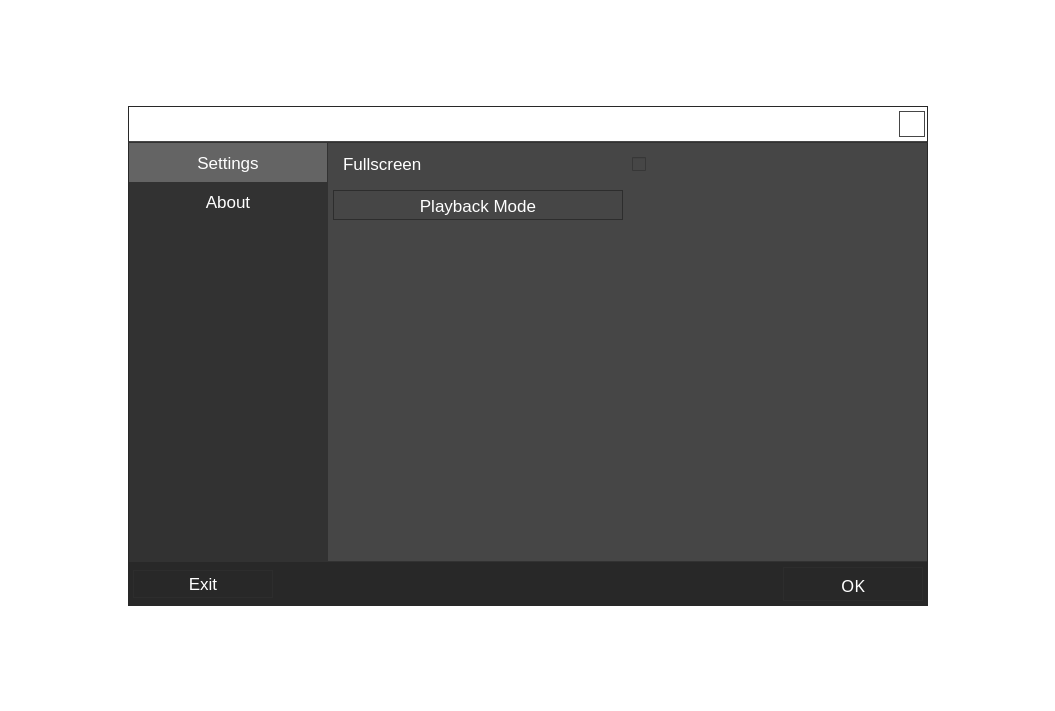
<?xml version="1.0" encoding="UTF-8"?>
<ui version="4.0">
 <class>EscapeDialog</class>
 <widget class="QWidget" name="EscapeDialog">
  <property name="geometry">
   <rect>
    <x>0</x>
    <y>0</y>
    <width>1055</width>
    <height>711</height>
   </rect>
  </property>
  <property name="sizePolicy">
   <sizepolicy hsizetype="Expanding" vsizetype="Expanding">
    <horstretch>0</horstretch>
    <verstretch>0</verstretch>
   </sizepolicy>
  </property>
  <property name="windowTitle">
   <string>Form</string>
  </property>
  <property name="windowIcon">
   <iconset resource="uiresources.qrc">
    <normaloff>:/Resources/Solar Car Team Icon.ico</normaloff>:/Resources/Solar Car Team Icon.ico</iconset>
  </property>
  <property name="autoFillBackground">
   <bool>false</bool>
  </property>
  <property name="styleSheet">
   <string notr="true">color: white;
background: transparent;
font-family: &quot;AvenirLTStd&quot;;
font-size: 17px;</string>
  </property>
  <layout class="QGridLayout" name="escapeLayout">
   <property name="leftMargin">
    <number>0</number>
   </property>
   <property name="topMargin">
    <number>0</number>
   </property>
   <property name="rightMargin">
    <number>0</number>
   </property>
   <property name="bottomMargin">
    <number>0</number>
   </property>
   <property name="spacing">
    <number>0</number>
   </property>
   <item row="0" column="1">
    <spacer name="topSpacer">
     <property name="orientation">
      <enum>Qt::Vertical</enum>
     </property>
     <property name="sizeHint" stdset="0">
      <size>
       <width>20</width>
       <height>40</height>
      </size>
     </property>
    </spacer>
   </item>
   <item row="8" column="1">
    <spacer name="lowerSpacer">
     <property name="orientation">
      <enum>Qt::Vertical</enum>
     </property>
     <property name="sizeHint" stdset="0">
      <size>
       <width>20</width>
       <height>40</height>
      </size>
     </property>
    </spacer>
   </item>
   <item row="3" column="3">
    <spacer name="rightSpacer">
     <property name="orientation">
      <enum>Qt::Horizontal</enum>
     </property>
     <property name="sizeHint" stdset="0">
      <size>
       <width>40</width>
       <height>20</height>
      </size>
     </property>
    </spacer>
   </item>
   <item row="3" column="2">
    <widget class="QWidget" name="EscapeWidget" native="true">
     <property name="minimumSize">
      <size>
       <width>800</width>
       <height>500</height>
      </size>
     </property>
     <property name="styleSheet">
      <string notr="true">font-family: &quot;AvenirLTStd&quot;;
border:1px solid rgb(40,40,40);</string>
     </property>
     <layout class="QVBoxLayout" name="verticalLayout">
      <property name="spacing">
       <number>0</number>
      </property>
      <property name="leftMargin">
       <number>0</number>
      </property>
      <property name="topMargin">
       <number>0</number>
      </property>
      <property name="rightMargin">
       <number>0</number>
      </property>
      <property name="bottomMargin">
       <number>0</number>
      </property>
      <item>
       <widget class="QWidget" name="escapeTitleBarWidget" native="true">
        <property name="minimumSize">
         <size>
          <width>0</width>
          <height>36</height>
         </size>
        </property>
        <property name="maximumSize">
         <size>
          <width>16777215</width>
          <height>36</height>
         </size>
        </property>
        <property name="styleSheet">
         <string notr="true">
background: url(:/Resources/SubTitleBar.png);
border-bottom: 1px solid rgb(70,70,70);
</string>
        </property>
        <layout class="QGridLayout" name="escapeTitleBarWidgetLayout">
         <property name="leftMargin">
          <number>0</number>
         </property>
         <property name="topMargin">
          <number>0</number>
         </property>
         <property name="rightMargin">
          <number>0</number>
         </property>
         <property name="bottomMargin">
          <number>0</number>
         </property>
         <property name="spacing">
          <number>0</number>
         </property>
         <item row="0" column="0">
          <widget class="QLabel" name="escapeTitleBarLabel">
           <property name="font">
            <font>
             <family>AvenirLTStd</family>
             <pointsize>-1</pointsize>
            </font>
           </property>
           <property name="styleSheet">
            <string notr="true">font-size: 18px;
background: none;
border:none;</string>
           </property>
           <property name="lineWidth">
            <number>0</number>
           </property>
           <property name="text">
            <string>Menu</string>
           </property>
           <property name="textFormat">
            <enum>Qt::RichText</enum>
           </property>
           <property name="scaledContents">
            <bool>false</bool>
           </property>
           <property name="alignment">
            <set>Qt::AlignCenter</set>
           </property>
          </widget>
         </item>
         <item row="0" column="1">
          <widget class="QPushButton" name="closePushButton">
           <property name="minimumSize">
            <size>
             <width>32</width>
             <height>32</height>
            </size>
           </property>
           <property name="maximumSize">
            <size>
             <width>32</width>
             <height>32</height>
            </size>
           </property>
           <property name="styleSheet">
            <string notr="true">QPushButton{
background-image: url(:/Resources/CloseButton.png);
border:1px solid rgb(70,70,70);
margin: 3px;
}
QPushButton:hover{
background-image: url(:/Resources/CloseButtonHover.png);
border:1px solid rgb(80,80,80);
margin: 3px;
}
QPushButton:pressed{
background-image: url(:/Resources/CloseButtonPressed.png);
border:1px solid rgb(50,50,50);
margin: 3px;
}
</string>
           </property>
           <property name="text">
            <string>x</string>
           </property>
          </widget>
         </item>
        </layout>
       </widget>
      </item>
      <item>
       <widget class="QWidget" name="escapeBackgroundWidget" native="true">
        <property name="styleSheet">
         <string notr="true">background: rgb(40,40,40);</string>
        </property>
        <layout class="QVBoxLayout" name="verticalLayout_4">
         <property name="spacing">
          <number>0</number>
         </property>
         <property name="leftMargin">
          <number>0</number>
         </property>
         <property name="topMargin">
          <number>0</number>
         </property>
         <property name="rightMargin">
          <number>0</number>
         </property>
         <property name="bottomMargin">
          <number>0</number>
         </property>
         <item>
          <layout class="QHBoxLayout" name="optionslLayout">
           <property name="spacing">
            <number>0</number>
           </property>
           <item>
            <widget class="QWidget" name="optionSelectionWidget" native="true">
             <property name="minimumSize">
              <size>
               <width>200</width>
               <height>0</height>
              </size>
             </property>
             <property name="styleSheet">
              <string notr="true">QWidget{
background: rgb(50,50,50);
border:1px solid rgb(50,50,50);
border-left: 1px solid rgb(40,40,40);
}
QPushButton{
border-bottom:none;
border-top:none;
}
</string>
             </property>
             <layout class="QVBoxLayout" name="verticalLayout_3">
              <property name="spacing">
               <number>0</number>
              </property>
              <property name="leftMargin">
               <number>0</number>
              </property>
              <property name="topMargin">
               <number>0</number>
              </property>
              <property name="rightMargin">
               <number>0</number>
              </property>
              <property name="bottomMargin">
               <number>0</number>
              </property>
              <item>
               <widget class="QPushButton" name="settingsSelectionPushButton">
                <property name="minimumSize">
                 <size>
                  <width>0</width>
                  <height>40</height>
                 </size>
                </property>
                <property name="styleSheet">
                 <string notr="true">border-top:1px solid rgb(50,50,50);
background: rgb(100,100,100);</string>
                </property>
                <property name="text">
                 <string>Settings</string>
                </property>
               </widget>
              </item>
              <item>
               <widget class="QPushButton" name="aboutSelectionPushButton">
                <property name="minimumSize">
                 <size>
                  <width>0</width>
                  <height>40</height>
                 </size>
                </property>
                <property name="text">
                 <string>About</string>
                </property>
               </widget>
              </item>
              <item>
               <spacer name="verticalSpacer">
                <property name="orientation">
                 <enum>Qt::Vertical</enum>
                </property>
                <property name="sizeHint" stdset="0">
                 <size>
                  <width>20</width>
                  <height>40</height>
                 </size>
                </property>
               </spacer>
              </item>
             </layout>
            </widget>
           </item>
           <item>
            <widget class="QStackedWidget" name="optionsDisplayWidget">
             <property name="minimumSize">
              <size>
               <width>500</width>
               <height>0</height>
              </size>
             </property>
             <property name="font">
              <font>
               <family>AvenirLTStd</family>
               <pointsize>-1</pointsize>
              </font>
             </property>
             <property name="styleSheet">
              <string notr="true">border:1px solid rgb(50,50,50);
border-right:1px solid rgb(40,40,40);
border-left:none;
background-color: rgb(70,70,70);

</string>
             </property>
             <property name="currentIndex">
              <number>1</number>
             </property>
             <widget class="QWidget" name="aboutPageWidget">
              <property name="styleSheet">
               <string notr="true">border:none;
margin: 10px;</string>
              </property>
              <layout class="QVBoxLayout" name="verticalLayout_2">
               <property name="spacing">
                <number>0</number>
               </property>
               <property name="leftMargin">
                <number>0</number>
               </property>
               <property name="topMargin">
                <number>0</number>
               </property>
               <property name="rightMargin">
                <number>0</number>
               </property>
               <property name="bottomMargin">
                <number>0</number>
               </property>
               <item>
                <widget class="QLabel" name="placeholderTitleBarLabel">
                 <property name="font">
                  <font>
                   <family>AvenirLTStd</family>
                   <pointsize>-1</pointsize>
                  </font>
                 </property>
                 <property name="styleSheet">
                  <string notr="true">qproperty-alignment: AlignCenter;
border:none;</string>
                 </property>
                 <property name="text">
                  <string>Telemetry GUI</string>
                 </property>
                </widget>
               </item>
               <item>
                <widget class="QTextBrowser" name="placeholderTextBrowser">
                 <property name="styleSheet">
                  <string notr="true">border:none;
font-size: 10px;</string>
                 </property>
                 <property name="html">
                  <string>&lt;!DOCTYPE HTML PUBLIC &quot;-//W3C//DTD HTML 4.0//EN&quot; &quot;http://www.w3.org/TR/REC-html40/strict.dtd&quot;&gt;
&lt;html&gt;&lt;head&gt;&lt;meta name=&quot;qrichtext&quot; content=&quot;1&quot; /&gt;&lt;style type=&quot;text/css&quot;&gt;
p, li { white-space: pre-wrap; }
&lt;/style&gt;&lt;/head&gt;&lt;body style=&quot; font-family:'AvenirLTStd'; font-size:10px; font-weight:400; font-style:normal;&quot;&gt;
&lt;p style=&quot; margin-top:0px; margin-bottom:0px; margin-left:0px; margin-right:0px; -qt-block-indent:0; text-indent:0px;&quot;&gt;&lt;span style=&quot; font-size:10pt; font-weight:600;&quot;&gt;Authors&lt;/span&gt;&lt;/p&gt;
&lt;p style=&quot; margin-top:0px; margin-bottom:0px; margin-left:0px; margin-right:0px; -qt-block-indent:0; text-indent:0px;&quot;&gt;&lt;span style=&quot; font-size:10pt;&quot;&gt;        Enoch Tsang, Sam Ao, Jordan Heinrichs, Byron Seto, Md Abdullah Ash&lt;/span&gt;&lt;/p&gt;
&lt;p style=&quot;-qt-paragraph-type:empty; margin-top:0px; margin-bottom:0px; margin-left:0px; margin-right:0px; -qt-block-indent:0; text-indent:0px; font-size:10pt;&quot;&gt;&lt;br /&gt;&lt;/p&gt;
&lt;p style=&quot; margin-top:0px; margin-bottom:0px; margin-left:0px; margin-right:0px; -qt-block-indent:0; text-indent:0px;&quot;&gt;&lt;span style=&quot; font-size:10pt; font-weight:600;&quot;&gt;Created&lt;/span&gt;&lt;/p&gt;
&lt;p style=&quot; margin-top:0px; margin-bottom:0px; margin-left:0px; margin-right:0px; -qt-block-indent:0; text-indent:0px;&quot;&gt;&lt;span style=&quot; font-size:10pt;&quot;&gt;        November 2014 - July 2015&lt;/span&gt;&lt;/p&gt;
&lt;p style=&quot;-qt-paragraph-type:empty; margin-top:0px; margin-bottom:0px; margin-left:0px; margin-right:0px; -qt-block-indent:0; text-indent:0px; font-size:10pt;&quot;&gt;&lt;br /&gt;&lt;/p&gt;
&lt;p style=&quot; margin-top:0px; margin-bottom:0px; margin-left:0px; margin-right:0px; -qt-block-indent:0; text-indent:0px;&quot;&gt;&lt;span style=&quot; font-size:10pt; font-weight:600;&quot;&gt;Git Repository&lt;/span&gt;&lt;/p&gt;
&lt;p style=&quot; margin-top:0px; margin-bottom:0px; margin-left:0px; margin-right:0px; -qt-block-indent:0; text-indent:0px;&quot;&gt;&lt;span style=&quot; font-size:10pt;&quot;&gt;        https://bitbucket.org/solarcar/schulich-delta-telemetry-gui.git&lt;/span&gt;&lt;/p&gt;
&lt;p style=&quot;-qt-paragraph-type:empty; margin-top:0px; margin-bottom:0px; margin-left:0px; margin-right:0px; -qt-block-indent:0; text-indent:0px; font-size:10pt;&quot;&gt;&lt;br /&gt;&lt;/p&gt;
&lt;p style=&quot; margin-top:0px; margin-bottom:0px; margin-left:0px; margin-right:0px; -qt-block-indent:0; text-indent:0px;&quot;&gt;&lt;span style=&quot; font-size:10pt; font-weight:600;&quot;&gt;Other&lt;/span&gt;&lt;/p&gt;
&lt;p style=&quot; margin-top:0px; margin-bottom:0px; margin-left:0px; margin-right:0px; -qt-block-indent:0; text-indent:0px;&quot;&gt;&lt;span style=&quot; font-size:10pt;&quot;&gt;        Created for the University of Calgary Solar Car Team, to be used in the 2015 Formula Sun Grand Prix in Austin Texas with the Schulich Delta. This program interfaces with Schulich Delta's Central Communication System, maintained by Jordan Heinrichs. This code is maintained by Enoch Tsang. Contact at ECHTsang@gmail.com.&lt;/span&gt;&lt;/p&gt;
&lt;p style=&quot;-qt-paragraph-type:empty; margin-top:0px; margin-bottom:0px; margin-left:0px; margin-right:0px; -qt-block-indent:0; text-indent:0px; font-size:10pt;&quot;&gt;&lt;br /&gt;&lt;/p&gt;
&lt;p style=&quot;-qt-paragraph-type:empty; margin-top:0px; margin-bottom:0px; margin-left:0px; margin-right:0px; -qt-block-indent:0; text-indent:0px; font-size:10pt;&quot;&gt;&lt;br /&gt;&lt;/p&gt;
&lt;p style=&quot;-qt-paragraph-type:empty; margin-top:0px; margin-bottom:0px; margin-left:0px; margin-right:0px; -qt-block-indent:0; text-indent:0px; font-size:10pt;&quot;&gt;&lt;br /&gt;&lt;/p&gt;
&lt;p style=&quot;-qt-paragraph-type:empty; margin-top:0px; margin-bottom:0px; margin-left:0px; margin-right:0px; -qt-block-indent:0; text-indent:0px; font-size:10pt;&quot;&gt;&lt;br /&gt;&lt;/p&gt;&lt;/body&gt;&lt;/html&gt;</string>
                 </property>
                </widget>
               </item>
              </layout>
             </widget>
             <widget class="QWidget" name="settingsPageWidget">
              <property name="styleSheet">
               <string notr="true">QWidget{
border:none;
margin: 4px;
}
QLabel{
padding: 7px;
border:none;
}
QLineEdit{
margin-right: 250px;
border:1px solid rgb(255,255,255);
border-radius:3px;
background: rgb(100,100,100);
}
QPushButton{
margin-right: 20px;
padding: 3px;
border:none;
}
QCheckBox{
border:none;
}
</string>
              </property>
              <layout class="QGridLayout" name="gridLayout">
               <property name="leftMargin">
                <number>0</number>
               </property>
               <property name="topMargin">
                <number>0</number>
               </property>
               <property name="rightMargin">
                <number>0</number>
               </property>
               <property name="bottomMargin">
                <number>0</number>
               </property>
               <property name="spacing">
                <number>0</number>
               </property>
               <item row="0" column="0">
                <widget class="QLabel" name="fullscreenLabel">
                 <property name="text">
                  <string>Fullscreen</string>
                 </property>
                </widget>
               </item>
               <item row="0" column="1">
                <widget class="QCheckBox" name="fullscreenCheckBox">
                 <property name="text">
                  <string/>
                 </property>
                 <property name="checked">
                  <bool>false</bool>
                 </property>
                </widget>
               </item>
               <item row="1" column="1">
                <layout class="QHBoxLayout" name="fileDialogLayout">
                 <property name="spacing">
                  <number>0</number>
                 </property>
                </layout>
               </item>
               <item row="2" column="0">
                <spacer name="verticalSpacer_2">
                 <property name="orientation">
                  <enum>Qt::Vertical</enum>
                 </property>
                 <property name="sizeHint" stdset="0">
                  <size>
                   <width>20</width>
                   <height>40</height>
                  </size>
                 </property>
                </spacer>
               </item>
               <item row="1" column="0">
                <widget class="QPushButton" name="playbackModePushButton">
                 <property name="styleSheet">
                  <string notr="true">QPushButton{
padding: 3px;
padding-top:5px;
margin: 5px;
color: rgb(255,255,255);
border: 1px solid rgb(45,45,45);
background-color: qlineargradient(x1: 0, y1: 0, x2: 0, y2: 1,
                                      stop: 0 rgb(140,140,140), stop: 1 rgb(100,100,100));
}
QPushButton:hover{
padding: 3px;
padding-top:5px;
margin: 5px;
color: rgb(255,255,255);
border: 1px solid rgb(45,45,45);
background-color: qlineargradient(x1: 0, y1: 0, x2: 0, y2: 1,
                                      stop: 0 rgb(160,160,160), stop: 1 rgb(120,120,120));
}
QPushButton:pressed{
padding: 3px;
padding-top:5px;
margin: 5px;
color: rgb(255,255,255);
border: 1px solid rgb(45,45,45);
background-color: qlineargradient(x1: 0, y1: 0, x2: 0, y2: 1,
                                      stop: 0 rgb(120,120,120), stop: 1 rgb(80,80,80));
}</string>
                 </property>
                 <property name="text">
                  <string>Playback Mode</string>
                 </property>
                </widget>
               </item>
              </layout>
             </widget>
            </widget>
           </item>
          </layout>
         </item>
         <item>
          <widget class="QWidget" name="bottomBarWidget" native="true">
           <property name="minimumSize">
            <size>
             <width>0</width>
             <height>30</height>
            </size>
           </property>
           <property name="styleSheet">
            <string notr="true">border-top:none;</string>
           </property>
           <layout class="QHBoxLayout" name="horizontalLayout">
            <property name="spacing">
             <number>0</number>
            </property>
            <property name="leftMargin">
             <number>0</number>
            </property>
            <property name="topMargin">
             <number>0</number>
            </property>
            <property name="rightMargin">
             <number>0</number>
            </property>
            <property name="bottomMargin">
             <number>0</number>
            </property>
            <item>
             <widget class="QPushButton" name="exitPushButton">
              <property name="minimumSize">
               <size>
                <width>150</width>
                <height>0</height>
               </size>
              </property>
              <property name="styleSheet">
               <string notr="true">QPushButton{
padding: 3px;
margin: 5px;

color: rgb(255,255,255);
border: 1px solid rgb(45,45,45);
background-color: qlineargradient(x1: 0, y1: 0, x2: 0, y2: 1,
                                      stop: 0 rgb(140,140,140), stop: 1 rgb(100,100,100));
}
QPushButton:hover{
padding: 3px;
margin: 5px;

color: rgb(255,255,255);
border: 1px solid rgb(45,45,45);
background-color: qlineargradient(x1: 0, y1: 0, x2: 0, y2: 1,
                                      stop: 0 rgb(160,160,160), stop: 1 rgb(120,120,120));
}
QPushButton:pressed{
padding: 3px;
margin: 5px;

color: rgb(255,255,255);
border: 1px solid rgb(45,45,45);
background-color: qlineargradient(x1: 0, y1: 0, x2: 0, y2: 1,
                                      stop: 0 rgb(120,120,120), stop: 1 rgb(80,80,80));
}</string>
              </property>
              <property name="text">
               <string>Exit</string>
              </property>
             </widget>
            </item>
            <item>
             <spacer name="horizontalSpacer">
              <property name="orientation">
               <enum>Qt::Horizontal</enum>
              </property>
              <property name="sizeHint" stdset="0">
               <size>
                <width>40</width>
                <height>20</height>
               </size>
              </property>
             </spacer>
            </item>
            <item>
             <widget class="QPushButton" name="okPushButton">
              <property name="minimumSize">
               <size>
                <width>150</width>
                <height>30</height>
               </size>
              </property>
              <property name="maximumSize">
               <size>
                <width>16777215</width>
                <height>16777215</height>
               </size>
              </property>
              <property name="font">
               <font>
                <family>AvenirLTStd</family>
                <pointsize>-1</pointsize>
               </font>
              </property>
              <property name="layoutDirection">
               <enum>Qt::LeftToRight</enum>
              </property>
              <property name="styleSheet">
               <string notr="true">QPushButton{
padding: 3px;
padding-top:5px;
margin: 5px;
color: rgb(255,255,255);
border: 1px solid rgb(45,45,45);
background-color: qlineargradient(x1: 0, y1: 0, x2: 0, y2: 1,
                                      stop: 0 rgb(140,140,140), stop: 1 rgb(100,100,100));
}
QPushButton:hover{
padding: 3px;
padding-top:5px;
margin: 5px;
color: rgb(255,255,255);
border: 1px solid rgb(45,45,45);
background-color: qlineargradient(x1: 0, y1: 0, x2: 0, y2: 1,
                                      stop: 0 rgb(160,160,160), stop: 1 rgb(120,120,120));
}
QPushButton:pressed{
padding: 3px;
padding-top:5px;
margin: 5px;
color: rgb(255,255,255);
border: 1px solid rgb(45,45,45);
background-color: qlineargradient(x1: 0, y1: 0, x2: 0, y2: 1,
                                      stop: 0 rgb(120,120,120), stop: 1 rgb(80,80,80));
}</string>
              </property>
              <property name="text">
               <string>OK</string>
              </property>
             </widget>
            </item>
           </layout>
           <zorder>okPushButton</zorder>
           <zorder>exitPushButton</zorder>
           <zorder>horizontalSpacer</zorder>
          </widget>
         </item>
        </layout>
       </widget>
      </item>
     </layout>
    </widget>
   </item>
   <item row="3" column="1">
    <spacer name="leftSpacer">
     <property name="orientation">
      <enum>Qt::Horizontal</enum>
     </property>
     <property name="sizeHint" stdset="0">
      <size>
       <width>40</width>
       <height>20</height>
      </size>
     </property>
    </spacer>
   </item>
  </layout>
 </widget>
 <resources>
  <include location="uiresources.qrc"/>
 </resources>
 <connections/>
</ui>
